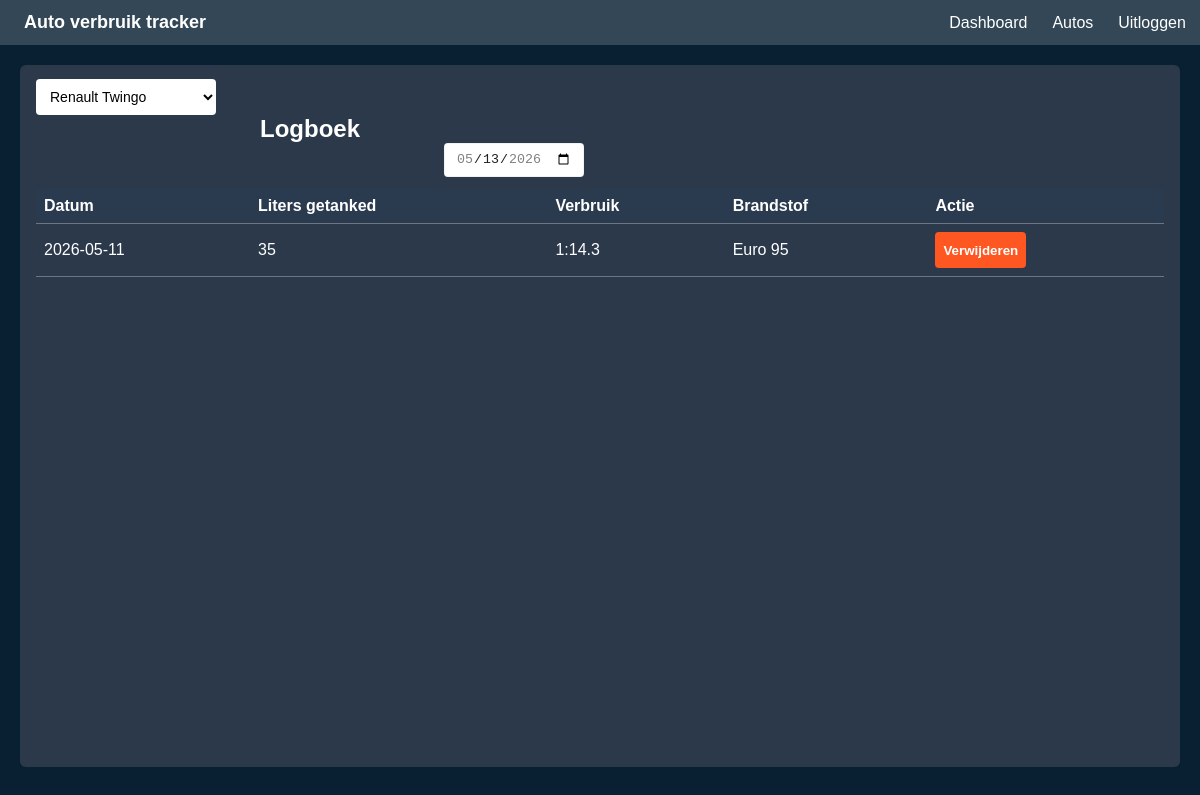
/log (signed in), run on an earlier commit of the app's database.
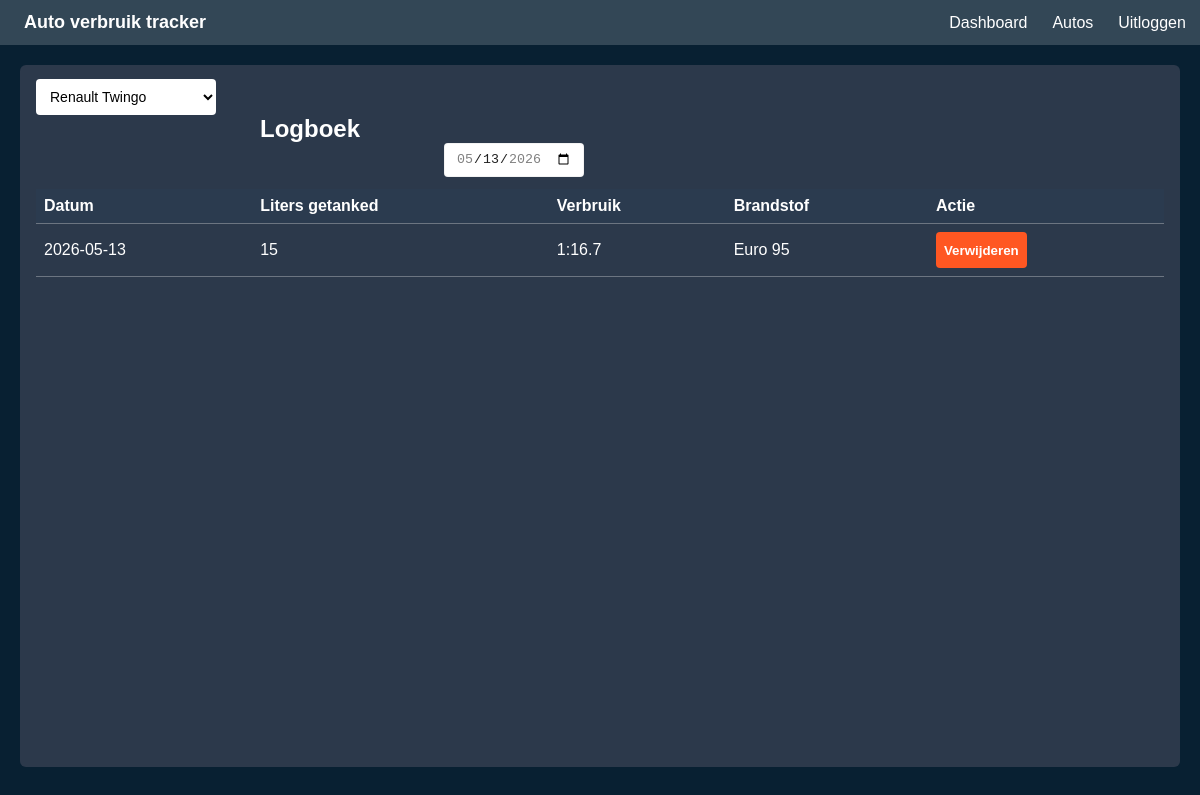
And on a later commit of the database.
### tables this page shows
CREATE TABLE refuels (fuelmoment_id INTEGER PRIMARY KEY AUTOINCREMENT, car_id INTEGER, user_id INTEGER, fuelmoment_liters INTEGER, fuelmoment_date date, fuelmoment_type varchar (32), fuelmoment_usage varchar (64));

### app.py (the view)
@app.route("/log", methods=['GET', 'POST'])
def log():
    if authicated():
        if request.method == 'GET':
            return log_get(request)
        if request.method == 'POST':
            return log_post(request)
    else:
        return redirect(url_for("login"))

### app.py (called while the page is built)
@app.after_request
def cleanupTemp(response):
    tempDir.cleanup()
    return response

### src/auth.py (called while the page is built)
def authicated():
    if 'user' in session:
        return True
    else:
        return False

### templates/log.html (shortened to what this page needs)
<!DOCTYPE html>
<html lang="nl">
<head>
  <link rel="stylesheet" href="static\style.css" />
</head>
<body>
  <header class="navbar">
    <div class="navbar__left">
      <a class="logo">Auto verbruik tracker</a>
    </div>
    <nav class="navbar__right">
      <a href={{url_for("dashboard")}} class="nav-link">Dashboard</a>
      <a href={{url_for("cars")}} class="nav-link">Autos</a>
      <a href={{url_for("logout")}} class="nav-link">Uitloggen</a>
    </nav>
  </header>
  <main class="shell">
    <section class="board">
      <div class="board__bar">
        <form method="post">
        <div class="board__left">
          <select name="car_select" class="car-select" onchange="this.form.submit()">
              {% if cars %}
                  {% for car in cars %}
                      <option name='car_select' value='{{ car[0] }}' {% if car[0] == selectedCar %}selected{% endif %}>{{ car[0] }}</option>
                  {% endfor %}
              {% else %}
                  <option>Geen autos beschikbaar</option>
              {% endif %}
          </select>
        </div>
        <h2 class="board__title">Logboek</h2>
        <div class="board__right">
          <input class="input" type="date" name="start_date" min="{{ minDate }}" max="{{ maxDate }}" value="{{ selectedDate }}" onchange="this.form.submit()"/>
        </div>
        </form>
      </div>
       <div class="board__list">
        <table>
                <thead>
                    <tr>
                        <th>Datum</th>
                        <th>Liters getanked</th>
                        <th>Verbruik</th>
                        <th>Brandstof</th>
                        <th>Actie</th>
                    </tr>
                </thead>
                <tbody>
                  {% if refuels %}
                    {% for refuel in refuels %}
                      <tr>
                        <td>{{ refuel[1] }}</td>
                        <td>{{ refuel[2] }}</td>
                        <td>{{ refuel[3] }}</td>
                        <td>{{ refuel[4] }}</td>
                        <td>
                          <form method='post' action='{{ url_for("delete_refuel") }}'>
                              <input type='hidden' name='refuel_id' value='{{ refuel[0] }}'><button class='btn' type='submit'>Verwijderen</button>
                          </form>
                        </td>
                      </tr>
                    {% endfor %}
                  {% endif %}
                </tbody>
            </table>
      </div>
    </section>
  </main>
</body>
</html>

### static/style.css (style rules this page uses)
:root { --bg: #082032; --panel: #2C394B; --label: white; --text: #222; --nav: #334756; --button_color: #FF4C29; --button_text: white; --logo_color: white; --radius: 8px; --gap: 20px; }
body { margin: 0; font-family: Arial, sans-serif; background: var(--bg); }
.navbar { background: var(--label); padding: 12px 25px; display: flex; justify-content: space-between; align-items: center; border-bottom: 2px solid #ddd; }
.navbar .logo { margin: 0; font-size: 18px; }
.navbar a { margin-left: 20px; color: var(--logo_color); text-decoration: none; }
.btn { background: var(--button_color); border: none; padding: 12px; color: var(--button_text); border-radius: 4px; cursor: pointer; }
* { box-sizing: border-box; }
html, body { height: 100%; }
body { margin: 0; font-family: Arial, Helvetica, sans-serif; background: var(--bg); color: var(--text); }
.navbar__right { display: flex; gap: 2%; }
.nav-link { color: var(--text); text-decoration: none; }
.shell { padding: 16px; min-height: calc(100vh - 58px); display: grid; }
.board { background: var(--panel); border-radius: 6px; padding: 18px 22px 22px; height: 100%; display: grid; grid-template-rows: auto 1fr; position: relative; }
.btn { height: 36px; padding: 0 16px; border: none; border-radius: 6px; background: var(--button_color); color: #fff; font-weight: 600; cursor: pointer; }
.board__list { display: grid; place-items: center; }
.navbar { background: var(--nav); border-bottom: 2px solid var(--border); padding: 12px 24px; display: flex; align-items: center; justify-content: space-between; }
.logo { color: var(--text); text-decoration: none; font-weight: 600; }
.nav-link { color: #444; text-decoration: none; }
.shell { padding: 20px; }
.board { background: var(--panel); border-radius: 6px; min-height: 60vh; padding: 14px 16px 16px; display: grid; grid-template-rows: auto 1fr; }
.board__bar { display: grid; grid-template-columns: 1fr auto 1fr; align-items: center; column-gap: 16px; margin-bottom: 12px; }
.board__title { color: var(--label); margin: 0; text-align: center; font-weight: 600; }
.board__left { justify-self: start; }
.board__right { justify-self: end; }
.board__list { background: transparent; border-radius: 4px; min-height: 45vh; display: grid; place-items: start; font-family: Arial, sans-serif; color: var(--button_text); }
.board__list table { width: 100%; border-collapse: collapse; }
.board__list th, .board__list td { padding: 8px; border-bottom: 1px solid rgba(255, 255, 255, 0.3); text-align: left; color: white; }
.board__list th { background-color: #2b3b4f; position: sticky; top: 0; z-index: 1; }
.board__list button { padding: 4px 8px; cursor: pointer; color: white; background-color: #ff5722; border: none; border-radius: 4px; }
.select, .input { appearance: none; -webkit-appearance: none; -moz-appearance: none; background: var(--label); color: var(--text); border: none; border-radius: 4px; height: 34px; padding: 0 12px; min-width: 140px; box-shadow: 0 0 0 1px rgba(0,0,0,.05) inset; }
.car-select { background-color: #fff; color: #000; min-width: 180px; height: 36px; padding: 6px 32px 6px 10px; border-radius: 4px; border: none; font-size: 14px; }

What changed in the data, as far as the page shows it:
removed refuels: fuelmoment_date "2026-05-11", fuelmoment_liters "35", fuelmoment_usage "1:14.3", fuelmoment_type "Euro 95"
added refuels: fuelmoment_date "2026-05-13", fuelmoment_liters "15", fuelmoment_usage "1:16.7", fuelmoment_type "Euro 95"
